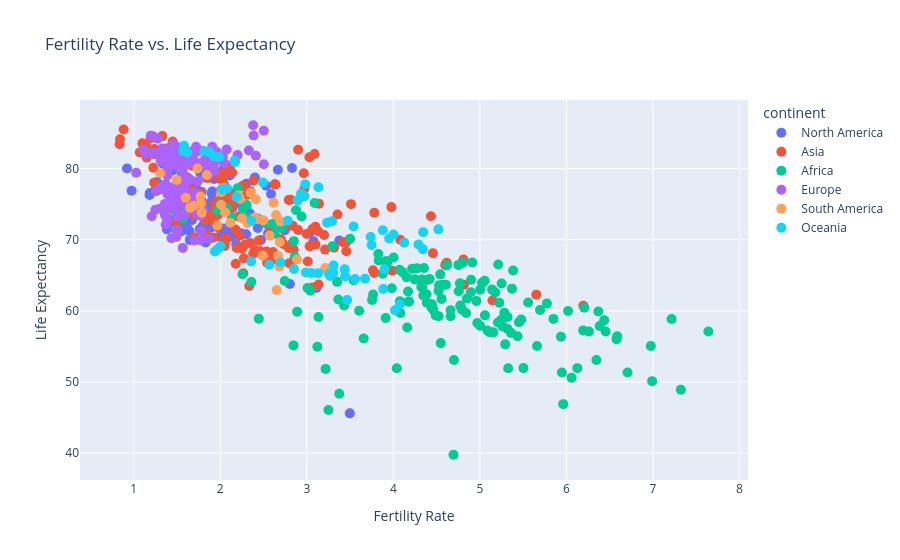

Source (notebook cell):
### Markdown cell above
### Adding Interactive Elements

### Code cell
# Create an interactive scatter plot
fig = px.scatter(
  populations,
  x='fertility_rate', y='life_expectancy', color='continent',
  hover_name='country', title='Fertility Rate vs. Life Expectancy',
  labels={'fertility_rate': 'Fertility Rate', 'life_expectancy': 'Life Expectancy'}
)

# Add hover, zoom, and selection tools
fig.update_traces(marker=dict(size=10), selector=dict(mode='markers'));
fig.update_layout(hovermode='closest');

fig.show();

### Figure 1 — Plotly figure (JSON) as saved in the notebook; plotly's stock layout.template omitted (floating-point values rounded to 4 significant figures; data arrays with more than 128 entries replaced by an {"elided": "..."} marker saying what was removed)
{"data": [{"hovertemplate": "<b>%{hovertext}</b><br><br>continent=North America<br>Fertility Rate=%{x}<br>Life Expectancy=%{y}<extra></extra>", "hovertext": {"elided": "136 str values"}, "legendgroup": "North America", "marker": {"color": "#636efa", "size": 10, "symbol": "circle"}, "mode": "markers", "name": "North America", "orientation": "v", "showlegend": true, "type": "scatter", "x": {"elided": "136 float values"}, "xaxis": "x", "y": {"elided": "136 float values"}, "yaxis": "y"}, {"hovertemplate": "<b>%{hovertext}</b><br><br>continent=Asia<br>Fertility Rate=%{x}<br>Life Expectancy=%{y}<extra></extra>", "hovertext": {"elided": "200 str values"}, "legendgroup": "Asia", "marker": {"color": "#EF553B", "size": 10, "symbol": "circle"}, "mode": "markers", "name": "Asia", "orientation": "v", "showlegend": true, "type": "scatter", "x": {"elided": "200 float values"}, "xaxis": "x", "y": {"elided": "200 float values"}, "yaxis": "y"}, {"hovertemplate": "<b>%{hovertext}</b><br><br>continent=Africa<br>Fertility Rate=%{x}<br>Life Expectancy=%{y}<extra></extra>", "hovertext": {"elided": "216 str values"}, "legendgroup": "Africa", "marker": {"color": "#00cc96", "size": 10, "symbol": "circle"}, "mode": "markers", "name": "Africa", "orientation": "v", "showlegend": true, "type": "scatter", "x": {"elided": "216 float values"}, "xaxis": "x", "y": {"elided": "216 float values"}, "yaxis": "y"}, {"hovertemplate": "<b>%{hovertext}</b><br><br>continent=Europe<br>Fertility Rate=%{x}<br>Life Expectancy=%{y}<extra></extra>", "hovertext": {"elided": "184 str values"}, "legendgroup": "Europe", "marker": {"color": "#ab63fa", "size": 10, "symbol": "circle"}, "mode": "markers", "name": "Europe", "orientation": "v", "showlegend": true, "type": "scatter", "x": {"elided": "184 float values"}, "xaxis": "x", "y": {"elided": "184 float values"}, "yaxis": "y"}, {"hovertemplate": "<b>%{hovertext}</b><br><br>continent=South America<br>Fertility Rate=%{x}<br>Life Expectancy=%{y}<extra></extra>", "hovertext": ["Argentina", "Argentina", "Argentina", "Argentina", "Bolivia", "Bolivia", "Bolivia", "Bolivia", "Brazil", "Brazil", "Brazil", "Brazil", "Chile", "Chile", "Chile", "Chile", "Colombia", "Colombia", "Colombia", "Colombia", "Ecuador", "Ecuador", "Ecuador", "Ecuador", "Guyana", "Guyana", "Guyana", "Guyana", "Peru", "Peru", "Peru", "Peru", "Paraguay", "Paraguay", "Paraguay", "Paraguay", "Suriname", "Suriname", "Suriname", "Suriname", "Uruguay", "Uruguay", "Uruguay", "Uruguay", "Venezuela", "Venezuela", "Venezuela", "Venezuela"], "legendgroup": "South America", "marker": {"color": "#FFA15A", "size": 10, "symbol": "circle"}, "mode": "markers", "name": "South America", "orientation": "v", "showlegend": true, "type": "scatter", "x": [2.411, 2.35, 1.601, NaN, 3.213, 2.886, 2.651, NaN, 1.786, 1.777, 1.653, NaN, 1.844, 1.737, 1.307, NaN, 2.01, 1.771, 1.694, NaN, 2.615, 2.209, 1.967, NaN, 2.684, 2.667, 2.491, NaN, 2.421, 2.229, 2.056, NaN, 2.695, 2.645, 2.497, NaN, 2.688, 2.57, 2.314, NaN, 2.011, 2.041, 1.497, NaN, 2.396, 2.253, 2.116, NaN], "xaxis": "x", "y": [75.68, 76.6, 75.88, NaN, 66.0, 67.2, 62.91, NaN, 73.78, 75.11, 74.51, NaN, 79.09, 80.01, 79.35, NaN, 74.88, 76.07, 74.76, NaN, 75.19, 76.22, 72.0, NaN, 66.2, 67.72, 67.75, NaN, 72.89, 75.73, 73.83, NaN, 72.55, 73.45, 72.72, NaN, 69.63, 70.57, 72.32, NaN, 76.69, 77.28, 78.38, NaN, 73.09, 73.0, 72.37, NaN], "yaxis": "y"}, {"hovertemplate": "<b>%{hovertext}</b><br><br>continent=Oceania<br>Fertility Rate=%{x}<br>Life Expectancy=%{y}<extra></extra>", "hovertext": ["American Samoa", "American Samoa", "American Samoa", "American Samoa", "Australia", "Australia", "Australia", "Australia", "Fiji", "Fiji", "Fiji", "Fiji", "Micronesia", "Micronesia", "Micronesia", "Micronesia", "Guam", "Guam", "Guam", "Guam", "Kiribati", "Kiribati", "Kiribati", "Kiribati", "Marshall Islands", "Marshall Islands", "Marshall Islands", "Marshall Islands", "Northern Mariana Islands", "Northern Mariana Islands", "Northern Mariana Islands", "Northern Mariana Islands", "New Caledonia", "New Caledonia", "New Caledonia", "New Caledonia", "Nauru", "Nauru", "Nauru", "Nauru", "New Zealand", "New Zealand", "New Zealand", "New Zealand", "Palau", "Palau", "Palau", "Palau", "Papua New Guinea", "Papua New Guinea", "Papua New Guinea", "Papua New Guinea", "French Polynesia", "French Polynesia", "French Polynesia", "French Polynesia", "Solomon Islands", "Solomon Islands", "Solomon Islands", "Solomon Islands", "Tonga", "Tonga", "Tonga", "Tonga", "Tuvalu", "Tuvalu", "Tuvalu", "Tuvalu", "Vanuatu", "Vanuatu", "Vanuatu", "Vanuatu", "Samoa", "Samoa", "Samoa", "Samoa"], "legendgroup": "Oceania", "marker": {"color": "#19d3f3", "size": 10, "symbol": "circle"}, "mode": "markers", "name": "Oceania", "orientation": "v", "showlegend": true, "type": "scatter", "x": [3.292, 2.78, 2.36, NaN, 1.928, 1.814, 1.581, NaN, 2.696, 2.567, 2.357, NaN, 3.271, 3.049, 2.852, NaN, 2.973, 2.933, 2.895, NaN, 3.898, 3.438, 3.254, NaN, 3.673, 3.131, 2.989, NaN, 2.982, 3.134, 2.494, NaN, 2.187, 2.079, 2.022, NaN, 4.019, 4.075, 3.466, NaN, 2.17, 1.99, 1.62, NaN, 1.937, 2.002, 1.972, NaN, 3.883, 3.558, 3.274, NaN, 2.165, 1.872, 1.57, NaN, 4.341, 4.291, 3.749, NaN, 3.879, 3.54, 3.234, NaN, 3.442, 3.308, 3.309, NaN, 4.126, 3.952, 3.738, NaN, 4.52, 4.344, 4.002, NaN], "xaxis": "x", "y": [72.59, 72.65, 72.67, NaN, 81.7, 82.4, 83.2, NaN, 66.78, 66.48, 66.92, NaN, 64.89, 65.31, 65.88, NaN, 76.09, 76.44, 75.53, NaN, 65.86, 65.83, 65.2, NaN, 64.5, 65.29, 65.39, NaN, 77.8, 77.36, 78.03, NaN, 75.99, 77.21, 77.05, NaN, 60.07, 60.9, 61.53, NaN, 80.9, 81.61, 82.26, NaN, 68.35, 69.07, 68.69, NaN, 63.06, 64.47, 65.08, NaN, 81.14, 82.34, 82.46, NaN, 68.67, 69.32, 69.26, NaN, 71.32, 71.85, 72.38, NaN, 64.83, 65.36, 66.36, NaN, 69.57, 70.16, 70.39, NaN, 71.45, 71.06, 70.73, NaN], "yaxis": "y"}], "layout": {"hovermode": "closest", "legend": {"title": {"text": "continent"}, "tracegroupgap": 0}, "title": {"text": "Fertility Rate vs. Life Expectancy"}, "xaxis": {"anchor": "y", "domain": [0.0, 1.0], "title": {"text": "Fertility Rate"}}, "yaxis": {"anchor": "x", "domain": [0.0, 1.0], "title": {"text": "Life Expectancy"}}}}
